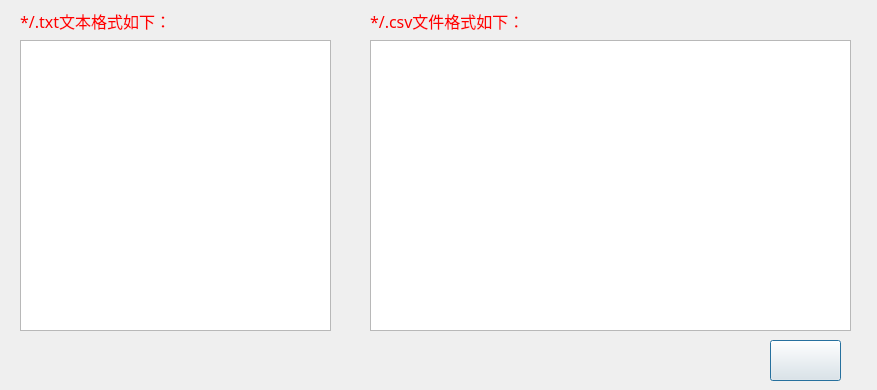
<?xml version="1.0" encoding="UTF-8"?>
<ui version="4.0">
 <class>Dialog</class>
 <widget class="QDialog" name="Dialog">
  <property name="geometry">
   <rect>
    <x>0</x>
    <y>0</y>
    <width>877</width>
    <height>390</height>
   </rect>
  </property>
  <property name="windowTitle">
   <string>Dialog</string>
  </property>
  <widget class="QGraphicsView" name="graphicsView">
   <property name="geometry">
    <rect>
     <x>20</x>
     <y>40</y>
     <width>311</width>
     <height>291</height>
    </rect>
   </property>
   <property name="styleSheet">
    <string notr="true">border-image: url(:/newPrefix/piliang_ico/sample_txt.JPG);</string>
   </property>
  </widget>
  <widget class="QLabel" name="label">
   <property name="geometry">
    <rect>
     <x>20</x>
     <y>10</y>
     <width>191</width>
     <height>21</height>
    </rect>
   </property>
   <property name="font">
    <font>
     <family>微软雅黑</family>
     <pointsize>12</pointsize>
    </font>
   </property>
   <property name="styleSheet">
    <string notr="true">color: rgb(255, 0, 0);</string>
   </property>
   <property name="text">
    <string>*/.txt文本格式如下：</string>
   </property>
  </widget>
  <widget class="QGraphicsView" name="graphicsView_2">
   <property name="geometry">
    <rect>
     <x>370</x>
     <y>40</y>
     <width>481</width>
     <height>291</height>
    </rect>
   </property>
   <property name="styleSheet">
    <string notr="true">border-image: url(:/newPrefix/piliang_ico/sample_csv.JPG);</string>
   </property>
  </widget>
  <widget class="QLabel" name="label_2">
   <property name="geometry">
    <rect>
     <x>370</x>
     <y>10</y>
     <width>191</width>
     <height>21</height>
    </rect>
   </property>
   <property name="font">
    <font>
     <family>微软雅黑</family>
     <pointsize>12</pointsize>
    </font>
   </property>
   <property name="styleSheet">
    <string notr="true">color: rgb(255, 0, 0);</string>
   </property>
   <property name="text">
    <string>*/.csv文件格式如下：</string>
   </property>
  </widget>
  <widget class="QPushButton" name="pushButton">
   <property name="geometry">
    <rect>
     <x>770</x>
     <y>340</y>
     <width>71</width>
     <height>41</height>
    </rect>
   </property>
   <property name="text">
    <string/>
   </property>
  </widget>
 </widget>
 <resources>
  <include location="new.qrc"/>
 </resources>
 <connections/>
</ui>
